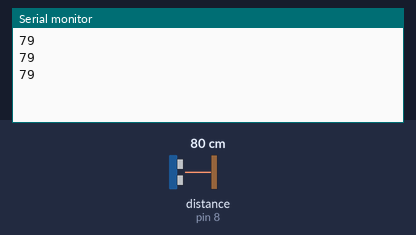
A sketch run on a simulated Arduino Uno, built with avr-gcc and run on an emulated ATmega328P. Parts: the last lines printed to the serial monitor. Wiring (inferred from the names in the program): ultrasonic range finder: trigger pin 9; echo pin 8. The inputs (shaded band) are chosen by the test bench; at power-on: distance to the obstacle (sensor on pin 8) 80 cm. The echo pulse lasts 58.3 µs per cm.

Above: at 1.3 s.
1.4 s: distance to the obstacle (sensor on pin 8) set to 2 cm
At 1.9 s:
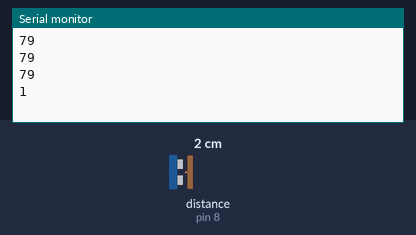
2.9 s: distance to the obstacle (sensor on pin 8) set to 4 cm
At 3.4 s:
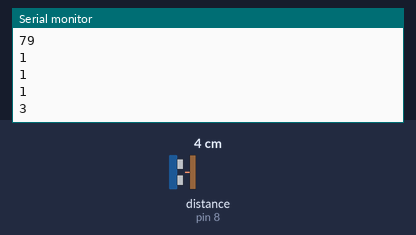
Timing chart, 0 to 5.9 s (numbered marks = the images above; inputs shaded):
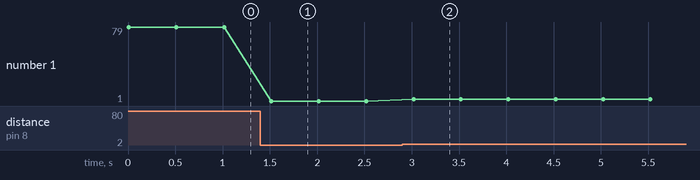

The sketch:

Basic_Ultrasonic_Distance.ino
```cpp
#define trigPin 9
#define echoPin 8

void setup() {
  // put your setup code here, to run once:
  Serial.begin(9600);
  pinMode(trigPin,OUTPUT);
  pinMode(echoPin,INPUT);
}

void loop() {
  // put your main code here, to run repeatedly:
  long duration, distance;
  digitalWrite(trigPin, LOW);
  delayMicroseconds(2);
  digitalWrite(trigPin, HIGH);
  delayMicroseconds(10);
  digitalWrite(trigPin, LOW);
  duration = pulseIn(echoPin, HIGH);
  distance = (duration/2) / 29.1;
  Serial.println(distance);
  delay(500);
}
```

Measured:
- after the input at 1.4 s, the serial monitor: prints a new line after 0.12 s (image 1)
- after the input at 2.9 s, the serial monitor: prints a new line after 0.12 s (image 2)
- plotted number 1: 79 → 1 after the input at 1.4 s, 1 → 3 after the input at 2.9 s
